Frame 1 (no input): blank canvas, image omitted
Frame 60 (no input): blank canvas, image omitted
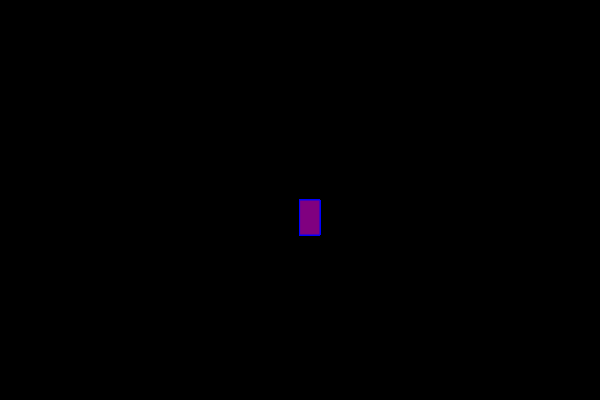
Frame 120 (the mouse pressed at the canvas centre since frame 60)

The p5.js sketch whose frames 1 and 60 were blank and that drew this single picture after the mouse press (run headless with seeded random() and noise() and a simulated clock; from frame 60 on, the mouse is pressed at the canvas centre):

// p5.js sketch
// ── sketch.js
function setup() {
    createCanvas(600, 400);
    background("black");
  }
  
  function draw() {
    stroke("blue");
    fill("purple");
    
    if(mouseIsPressed){
    rect(mouseX, mouseY, 20, 35);
   }
  }
